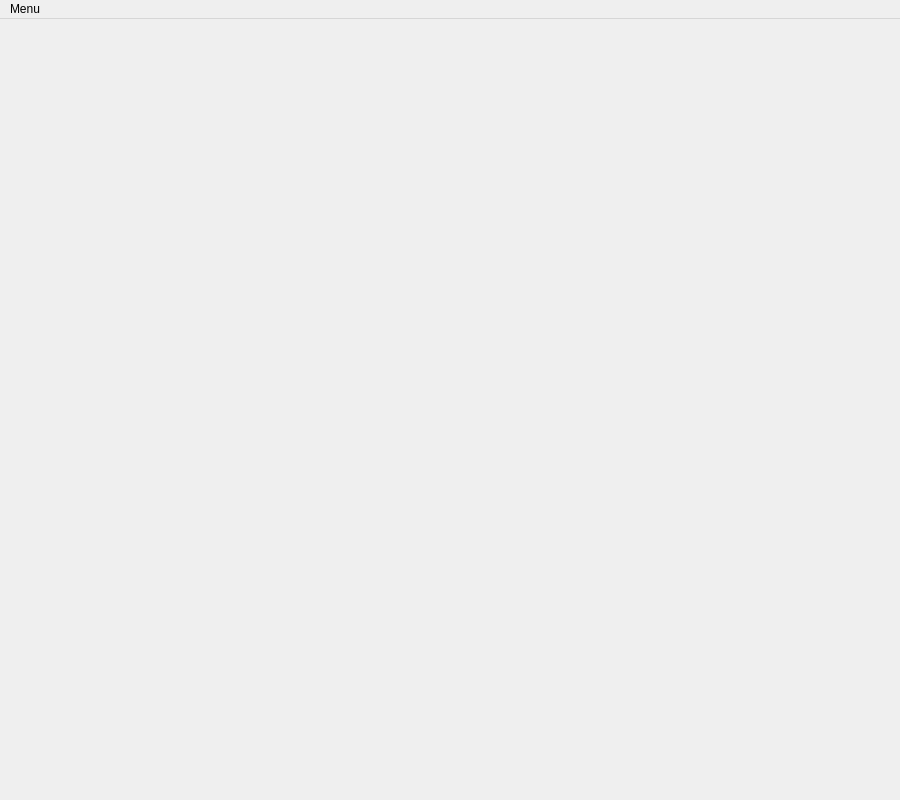
<?xml version="1.0" encoding="UTF-8"?>
<ui version="4.0">
 <class>LocalChessWidget</class>
 <widget class="QMainWindow" name="LocalChessWidget">
  <property name="geometry">
   <rect>
    <x>0</x>
    <y>0</y>
    <width>900</width>
    <height>800</height>
   </rect>
  </property>
  <property name="sizePolicy">
   <sizepolicy hsizetype="Fixed" vsizetype="Fixed">
    <horstretch>0</horstretch>
    <verstretch>0</verstretch>
   </sizepolicy>
  </property>
  <property name="windowTitle">
   <string>ChessView</string>
  </property>
  <widget class="QWidget" name="centralwidget">
   <layout class="QVBoxLayout" name="verticalLayout">
    <item>
     <layout class="QGridLayout" name="gridLayout">
      <property name="leftMargin">
       <number>0</number>
      </property>
      <property name="topMargin">
       <number>0</number>
      </property>
      <property name="rightMargin">
       <number>0</number>
      </property>
      <property name="bottomMargin">
       <number>0</number>
      </property>
      <property name="spacing">
       <number>0</number>
      </property>
     </layout>
    </item>
   </layout>
  </widget>
  <widget class="QMenuBar" name="menubar">
   <property name="geometry">
    <rect>
     <x>0</x>
     <y>0</y>
     <width>900</width>
     <height>22</height>
    </rect>
   </property>
   <widget class="QMenu" name="menuFile">
    <property name="title">
     <string>Menu</string>
    </property>
    <addaction name="actionNewGame"/>
    <addaction name="separator"/>
    <addaction name="actionExit"/>
   </widget>
   <addaction name="menuFile"/>
  </widget>
  <action name="actionNewGame">
   <property name="text">
    <string>New Game</string>
   </property>
  </action>
  <action name="actionSave">
   <property name="text">
    <string>Save</string>
   </property>
  </action>
  <action name="actionLoad">
   <property name="text">
    <string>Load</string>
   </property>
  </action>
  <action name="actionExit">
   <property name="text">
    <string>Exit</string>
   </property>
  </action>
 </widget>
 <resources/>
 <connections/>
</ui>
